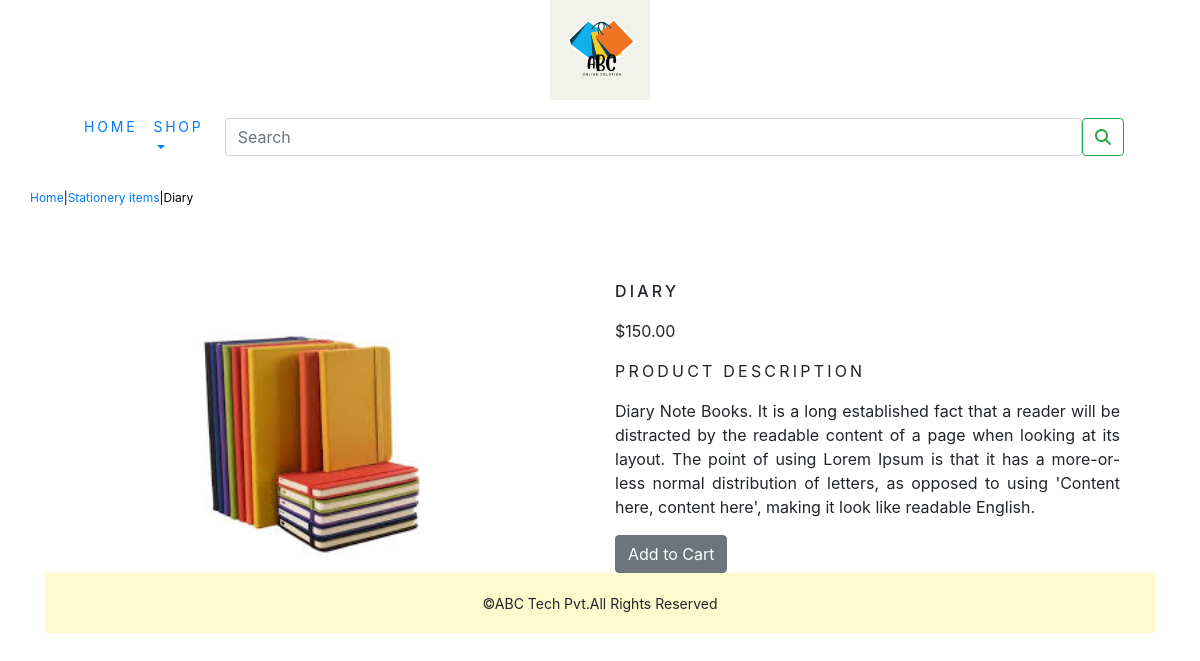
The page /shop/stationery-items/diary/ on the database its author committed.
### ecommerce_app/models.py (models this page shows, shortened)
class Product(models.Model):
    name = models.CharField(max_length=250, unique=True)
    slug = models.SlugField(max_length=250, unique=True)
    description = models.TextField(blank=True)
    price = models.DecimalField(max_digits=10,decimal_places=2)
    category = models.ForeignKey(Category,on_delete=models.CASCADE)
    image = models.ImageField(upload_to='product',blank=True)
    stock = models.IntegerField()
    available = models.BooleanField(default=True)
    created = models.DateTimeField(auto_now_add=True)
    updated = models.DateTimeField(auto_now_add=True)
    class Meta:
        ordering = ('name',)
        verbose_name = 'product'
        verbose_name_plural = 'products'

class Category(models.Model):
    name = models.CharField(max_length=250,unique=True)
    slug = models.SlugField(max_length=250,unique=True)
    description = models.TextField(blank=True)
    image = models.ImageField(upload_to='category',blank=True)
    class Meta:
        ordering=('name',)
        verbose_name = 'Category'
        verbose_name_plural = 'Categories'
    def get_url(self):
        return reverse('ecommerce_app:products_by_category',args=[self.slug])
    def __str__(self):
        return '{}'.format(self.name)

### ecommerce_app/views.py (the view)
# urls.py: path('<slug:c_slug>/<slug:product_slug>/', views.proDetail, name='proCatdetail'),
def proDetail(request,c_slug,product_slug):
    try:
        product=Product.objects.get(category__slug=c_slug,slug=product_slug)
    except Exception as e:
        raise e
    return render(request,'product.html',{'product':product})

### cart/context_processor.py (called while the page is built)
def counter(request):
    item_count = 0
    if 'admin' in request.path:
        return {}
    else:
        try:
            cart=Cart.objects.filter(cart_id = _cart_id(request))
            cart_items = CartItem.objects.all().filter(cart=cart[:1])
            for cart_item in cart_items:
                item_count += cart_item.quantity
        except Cart.DoesNotExist:
            item_count = 0
    return dict(item_count = item_count)

### cart/views.py (called while the page is built)
def _cart_id(request):
    cart=request.session.session_key
    if not cart:
        cart=request.session.create()
    return cart

### ecommerce_app/context_processors.py (called while the page is built)
def menu_links(request):
    links=Category.objects.all()
    return dict(links=links)

### templates/product.html (shortened to what this page needs)
{% extends 'base.html' %}
{% load static %}
{% block content %}
    <div class="row my_prod_row_class">
        <div class="mx_auto">
            <p><a href="{% url 'ecommerce_app:allProdCat' %}">Home</a>|<a href="{{ product.category.get_url }}">{{ product.category }}</a>|{{ product.name }}</p>
        </div>
    </div>
    <div class="container">
    <br>
    <div class="row">
        <div class="col-12 col-sm-12 col-md-12 col-lg-6 text-center">
            <div>
                <img src="{{ product.image.url }}" alt="{{ product.name }}" style="height: 300px;" width="300px;">
            </div>
        </div>
    <div class="col-12 col-sm-12 col-md-12 col-lg-6">
        <div>
            <h1 class="my_prod_title">{{ product.name }}</h1>
            <p>${{ product.price }}</p>
            <p class="my_title">Product Description</p>
            <p class="text-justify my_prod_text">{{ product.description }}</p>
            {% if product.stock <= 0 %}
                <p><b>Out of stock</b></p>
                {% else %}
                <a href="{% url 'cart:add_cart' product.id %}" class="btn btn-secondary">Add to Cart</a>
            {% endif %}
        </div>
    </div>
    </div>
    </div>
{% endblock %}

### templates/base.html (shortened to what this page needs)
{% load static %}
<!DOCTYPE html>
<html lang="en">
<head>
    <link rel="stylesheet" href="{% static 'css/custom.css' %}">
    <link rel="stylesheet" href="{% static 'css/bootstrap.min.css' %}">
</head>
<body>
<div class="container">
    <div>
        {% include 'header.html' %}
        {% include 'nav.html' %}
        {% block content %}{% endblock %}
        {% include 'footer.html' %}
</div>
</body>
</html>

### templates/header.html
{% load static %}
<header>
    <center>
        <a href="{% url 'ecommerce_app:allProdCat' %}"><img src="{% static 'img/logo.png' %}" alt="logimage" width="100px" ></a>
    </center>
</header>

### templates/nav.html (shortened to what this page needs)
<nav class="navbar navbar-expand-lg bg-body-tertiary">
  <div class="container-fluid">
    <div class="collapse navbar-collapse" id="navbarSupportedContent">
      <ul class="navbar-nav me-auto mb-2 mb-lg-0">
        <li class="nav-item">
          <a class="nav-link" href="#">Home</a>
        </li>
        <li class="nav-item dropdown {% if 'ecommerce_app' in request.path %} active {% endif %} ">
        <a class="nav-link  dropdown-toggle" href="#" type="button" id="dropdownMenuButton1" data-toggle="dropdown" aria-expanded="false">
           Shop
        </a>
        </li>
      </ul>
      <form class="d-flex" role="search" action="{% url 'search_app:SearchResult' %}" method="get">
        <input class="form-control me-2" type="search" name="q" placeholder="Search" aria-label="Search" size="80px">
        <button class="btn btn-outline-success" type="submit"><i class="fa-solid fa-magnifying-glass"></i></button>
      </form>
    </div>
  </div>
</nav>

### templates/footer.html
<div class="footer navbar-fixed-bottom my_footer">
    <p class="text-center">&copy;ABC Tech Pvt.All Rights Reserved</p>
</div>

### static/css/custom.css (style rules this page uses)
.nav-item { letter-spacing: .2em; font-size: 14px; text-transform: uppercase; }
.my_footer p { padding-top:20px; font-size: 14px; }
.my_footer { background-color: #FFFACD; height: 60px; }
.my_title { font-size: 16px; text-transform: uppercase; letter-spacing: .2em; }
.my_prod_row_class { padding-top:15px; padding-bottom: 20px; }
.my_prod_row_class .mx_auto { color: #000; font-size: 12px; text-decoration: none; }
.my_prod_title { font-size:16px; text-transform:uppercase; letter-spacing: .2em; padding-top:15px; padding-bottom:10px; }
.my_prod_text { padding-right:20px; }

### rows shown on the page
Product: category "Stationery items", name "Diary", image (picture), name "DIARY", price "150.00", description "Diary Note Books. It is a long established fact that a reader will be distracted by the readable content of a page when looking at its layout. The point of using Lorem Ipsum is that it has a more-or-less normal distribution of letters, as opposed to using 'Content here, content here', making it look like readable English."
